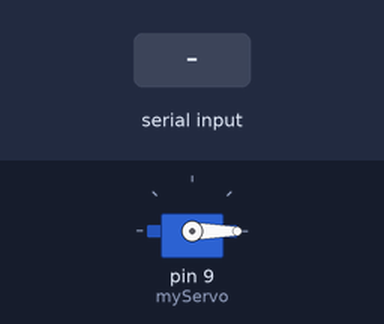
This sketch was run on a simulated Arduino Uno, built with avr-gcc and run on an emulated ATmega328P. Parts: servo. The inputs (shaded band) are chosen by the test bench.

Above: at 1.2 s.
1.3 s: "O" received over Serial
At 1.8 s:
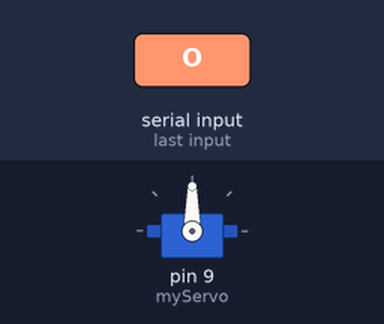
2.8 s: "C" received over Serial
At 4.1 s:
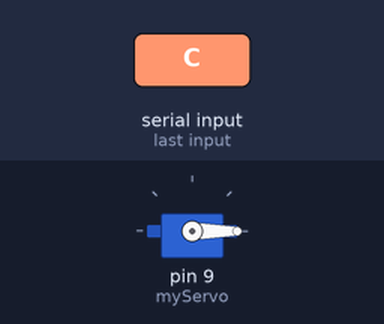
Timing chart, 0 to 5.8 s (numbered marks = the images above; inputs shaded):
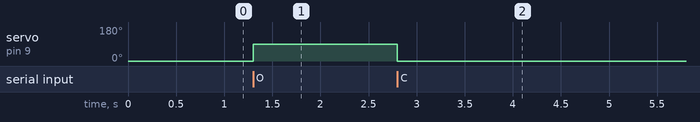

The sketch:

AI_Servo_Arduino_copy_20261005221332.ino
```cpp
#include <Servo.h>

Servo myServo;

void setup() {
  Serial.begin(9600);
  myServo.attach(9);
  myServo.write(0);
}

void loop() {
  if (Serial.available() > 0) {
    char command = Serial.read();

    if (command == 'O') {
      myServo.write(90);
    }

    if (command == 'C') {
      myServo.write(0);
    }
  }
}
```

Measured:
- after the input at 1.3 s, servo on pin 9 (myServo): 0° → 90° at once
- after the input at 2.8 s, servo on pin 9 (myServo): 90° → 0° at once
